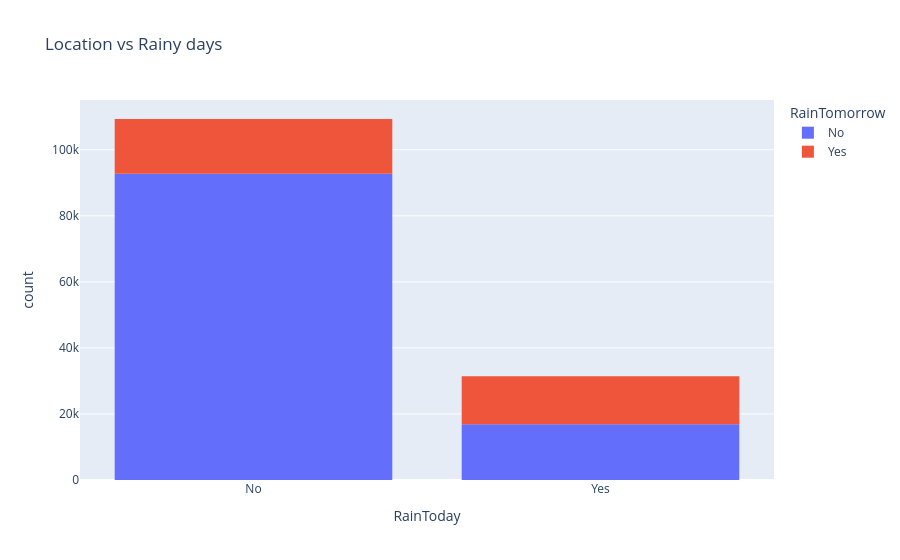

Write notebook code for a chart like this one.
### Code cell
px.histogram(raw_df, 
             x = 'RainToday', 
             title = 'Location vs Rainy days', color = 'RainTomorrow')

### Figure 1 — Plotly figure (JSON) as saved in the notebook; plotly's stock layout.template omitted (floating-point values rounded to 4 significant figures; data arrays with more than 128 entries replaced by an {"elided": "..."} marker saying what was removed)
{"data": [{"bingroup": "x", "hovertemplate": "RainTomorrow=No<br>RainToday=%{x}<br>count=%{y}<extra></extra>", "legendgroup": "No", "marker": {"color": "#636efa", "pattern": {"shape": ""}}, "name": "No", "orientation": "v", "showlegend": true, "type": "histogram", "x": {"elided": "109586 str values"}, "xaxis": "x", "yaxis": "y"}, {"bingroup": "x", "hovertemplate": "RainTomorrow=Yes<br>RainToday=%{x}<br>count=%{y}<extra></extra>", "legendgroup": "Yes", "marker": {"color": "#EF553B", "pattern": {"shape": ""}}, "name": "Yes", "orientation": "v", "showlegend": true, "type": "histogram", "x": {"elided": "31201 str values"}, "xaxis": "x", "yaxis": "y"}], "layout": {"barmode": "relative", "legend": {"title": {"text": "RainTomorrow"}, "tracegroupgap": 0}, "title": {"text": "Location vs Rainy days"}, "xaxis": {"anchor": "y", "domain": [0, 1], "title": {"text": "RainToday"}}, "yaxis": {"anchor": "x", "domain": [0, 1], "title": {"text": "count"}}}}
